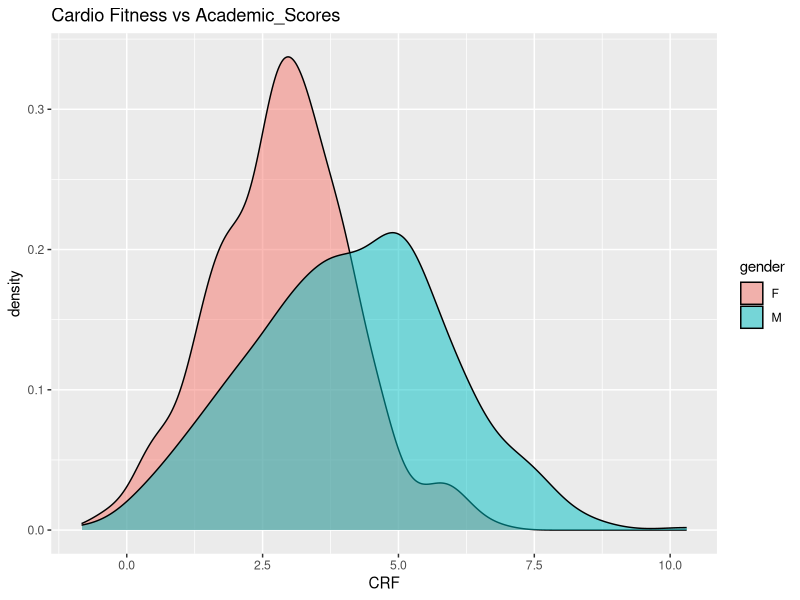
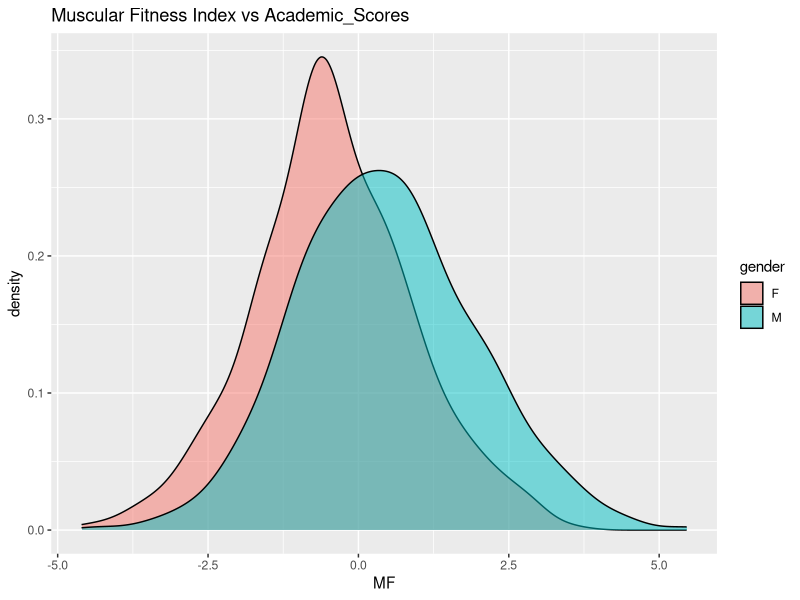
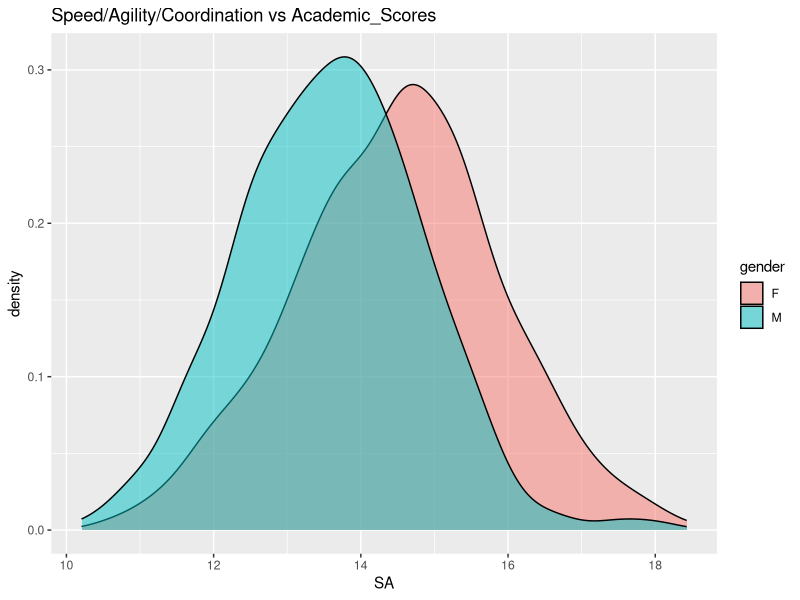
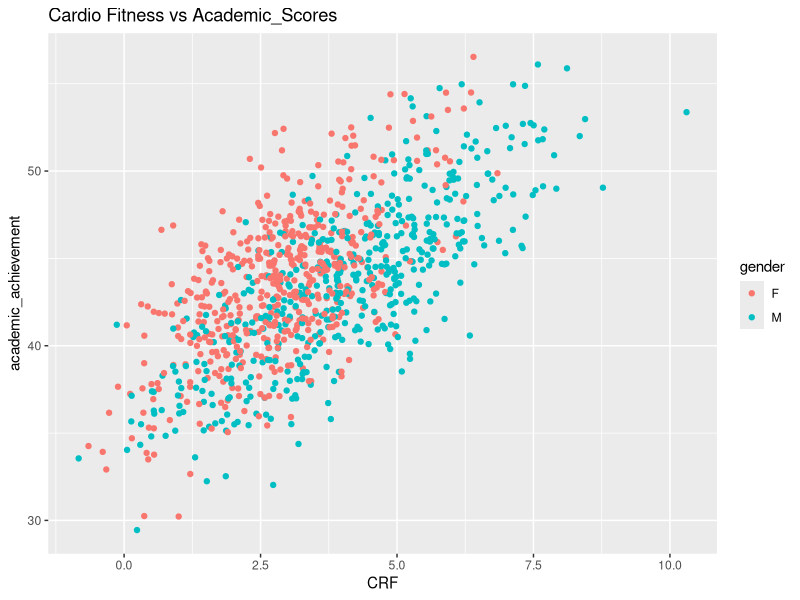
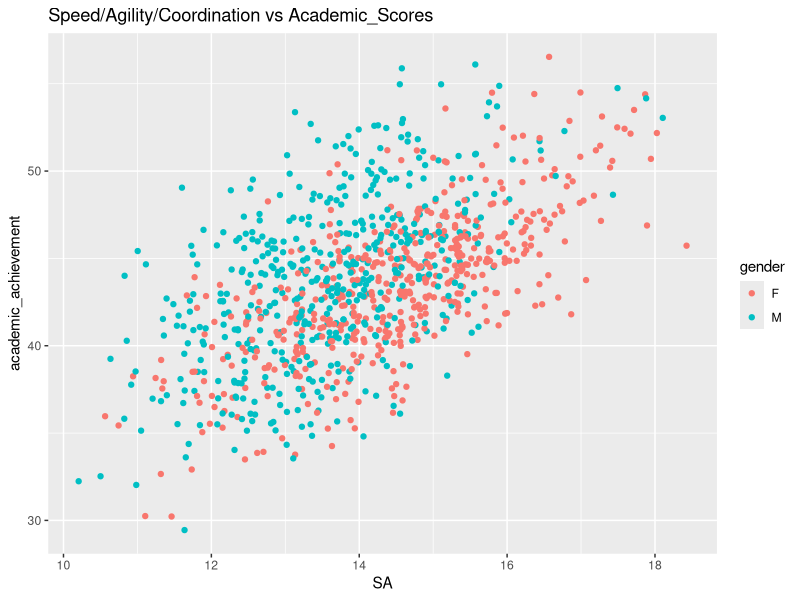
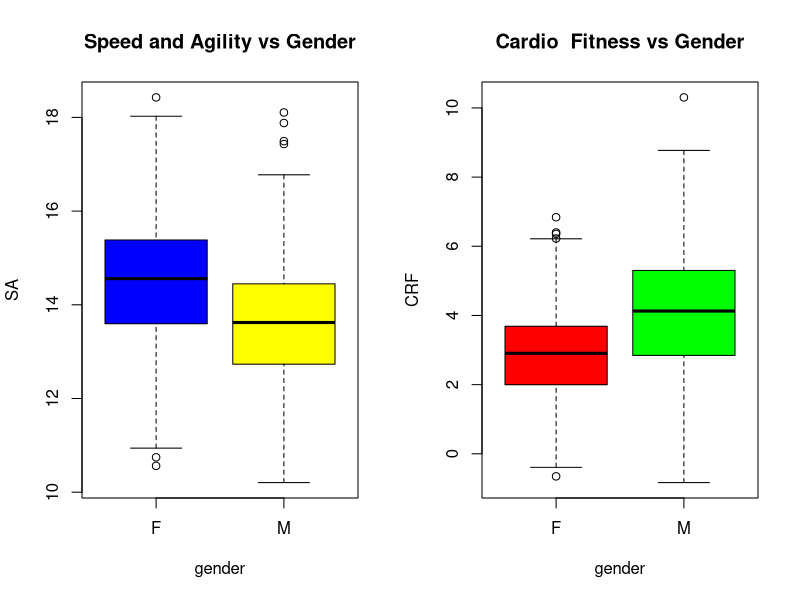

Write the R code that produced these figures, in order.
## ---- chunk 1
generateDataset<-function(N){
  set.seed(123)
  #Cardio Respiratory fitness=CRF(seconds)
  gender<-sample(c("M", "F"), N, replace=TRUE, prob=c(.49, .502))
  CRF_Mean<-c(M=4.10, F=2.86)
  CRF_SD<-c(M=1.83, F=1.25)
  CRF<-rnorm(N, mean=CRF_Mean[gender],sd=CRF_SD[gender]) 
  
  #Handing grip(kg)=HG
  HG_Mean<-c(M=15.38,F=13.78) 
  HG_SD<-c(M=3.45,F=3.08)
  HG<-rnorm(N, mean=HG_Mean[gender],sd=HG_SD[gender])
  
  #Standing broad jump(cm)=SB
  SB_Mean<-c(M=119.63,F=109.28) 
  SB_SD<-c(M=19.57,F=18.37)
  SB<-rnorm(N, mean=SB_Mean[gender],sd=SB_SD[gender])
  
  #Muscular fitness Index=MF 
  #Its the summation of standardized z-scores of SB and HG.
  MF_Index<-function(HG,SB){
    a= (HG-mean(HG))/sd(HG)
    b= (SB-mean(SB))/sd(SB)
    return (a+b)
  }
  
  MF<-MF_Index(HG,SB)
  
  #Speed, Agility and Coordination=SA(seconds)
  SA_Mean<-c(M=13.66,F=14.49)
  SA_SD<-c(M=1.29,F=1.36)
  SA<-rnorm(N, mean=SA_Mean[gender],sd=SA_SD[gender]) 
  
  scores_mean<-c(M=7.34, F=7.69)
  scores_sd<-c(M=1.61,F=1.54)
  
  academic_achievement<-1+2*CRF+2*SA+(round(rnorm(N,mean=scores_mean[gender],scores_sd[gender]),1))
  
  data.frame(gender,CRF,HG,SB,MF,SA, academic_achievement)
}

N=1000
df<-generateDataset(N)
## ---- chunk 2
library(ggplot2)
g <- ggplot(data=df)
g + geom_density(aes(x=CRF, fill=gender), alpha=0.5)+ggtitle("Cardio Fitness vs Academic_Scores")
g + geom_density(aes(x=MF, fill=gender), alpha=.5)+ggtitle("Muscular Fitness Index vs Academic_Scores")
g + geom_density(aes(x=SA, fill=gender), alpha=.5)+ggtitle("Speed/Agility/Coordination vs Academic_Scores")
## ---- chunk 3
h <-ggplot(df,aes(x=CRF, y=academic_achievement))
h + geom_point(aes(color=gender))+ggtitle("Cardio Fitness vs Academic_Scores")

h <-ggplot(df,aes(x=SA, y=academic_achievement))
h + geom_point(aes(color=gender))+ggtitle("Speed/Agility/Coordination vs Academic_Scores")
## ---- chunk 4
par(mfrow=c(1,2))
with(df,boxplot(SA~gender,  
                col = c("blue", "yellow"), main = "Speed and Agility vs Gender"))
with(df,boxplot(CRF~gender,  
                col = c("red", "green"), main = "Cardio  Fitness vs Gender"))
## ---- chunk 5
summary(df)
## ---- chunk 6
cor(df[2:6])
## ---- chunk 7
fit1<-lm(academic_achievement~gender+CRF+MF+SA,data=df)
summary(fit1)
